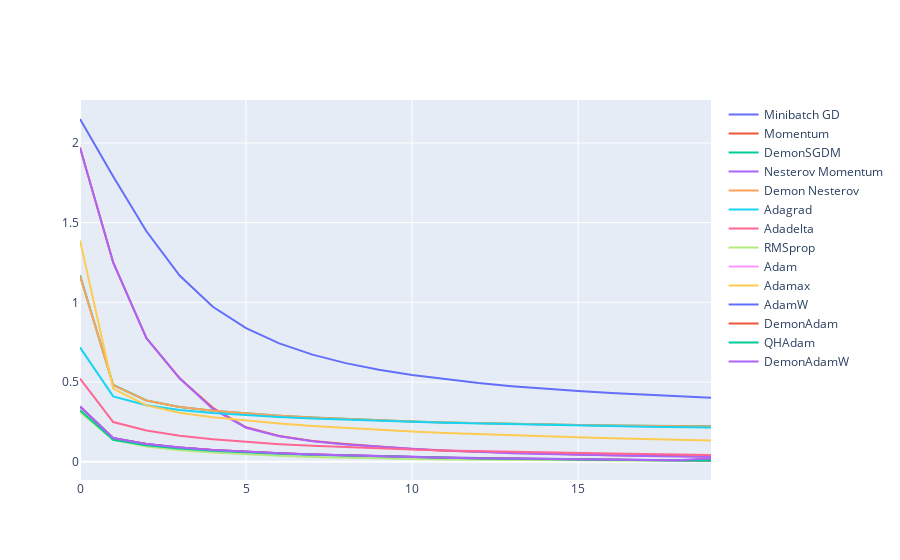

Notebook cell for this chart:
### Code cell
num_epochs = [i for i in range(model.epochs)]
fig = go.Figure()
fig.add_trace(go.Scatter(x=num_epochs, y=vanilla['train_loss'], name='Minibatch GD'))
fig.add_trace(go.Scatter(x=num_epochs, y=momentum['train_loss'], name='Momentum'))
fig.add_trace(go.Scatter(x=num_epochs, y=DemonSGDM['train_loss'], name='DemonSGDM'))
fig.add_trace(go.Scatter(x=num_epochs, y=nesterov['train_loss'], name='Nesterov Momentum'))
fig.add_trace(go.Scatter(x=num_epochs, y=DemonNesterov['train_loss'], name='Demon Nesterov'))
fig.add_trace(go.Scatter(x=num_epochs, y=adagrad['train_loss'], name='Adagrad'))
fig.add_trace(go.Scatter(x=num_epochs, y=adadelta['train_loss'], name='Adadelta'))
fig.add_trace(go.Scatter(x=num_epochs, y=RMSprop['train_loss'], name='RMSprop'))
fig.add_trace(go.Scatter(x=num_epochs, y=Adam['train_loss'], name='Adam'))
fig.add_trace(go.Scatter(x=num_epochs, y=Adamax['train_loss'], name='Adamax'))
fig.add_trace(go.Scatter(x=num_epochs, y=AdamW['train_loss'], name='AdamW'))
fig.add_trace(go.Scatter(x=num_epochs, y=DemonAdam['train_loss'], name='DemonAdam'))
fig.add_trace(go.Scatter(x=num_epochs, y=QHAdam['train_loss'], name='QHAdam'))
fig.add_trace(go.Scatter(x=num_epochs, y=DemonAdamW['train_loss'], name='DemonAdamW'))
